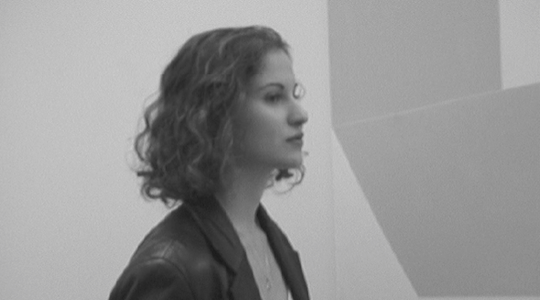
//> input picture Question 1/CA03__Q1__Image__01.png, 540 x 300 px
$ ./main   (built with g++ and OpenCV 4)
//> lines starting //> are read from the running program, lines starting //| are printed output that depends on the picture
#include <iostream>
#include <stdio.h>
#include <opencv2/opencv.hpp>
#include <opencv2/highgui.hpp>
#include <sys/time.h>
#include "x86intrin.h"

using namespace cv;
using namespace std;

int main()
{
	struct timeval start1, end1;
	struct timeval start2, end2;

	cv::Mat img1 = cv::imread("CA03__Q1__Image__01.png", IMREAD_GRAYSCALE);
//> img1: 300 rows x 540 cols, CV_8UC1; min 26, max 204, mean 150.1
	cv::Mat img2 = cv::imread("CA03__Q1__Image__02.png", IMREAD_GRAYSCALE);
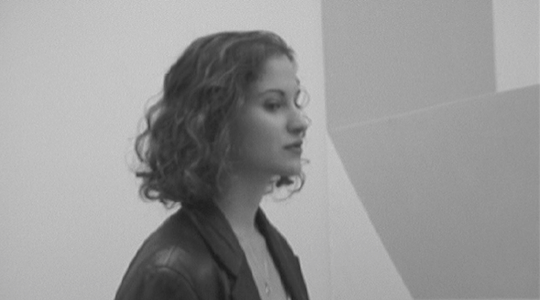
//> input picture Question 1/CA03__Q1__Image__02.png, 540 x 300 px
//> img2: 300 rows x 540 cols, CV_8UC1; min 25, max 206, mean 150.9

	unsigned int NCOLS = img1.cols;
//> NCOLS = 540
	unsigned int NROWS = img1.rows;
//> NROWS = 300

	cv::Mat out_img  (img1.rows, img1.cols, CV_8U) ;
	cv::Mat out_img2 (img1.rows, img1.cols, CV_8U) ;

	unsigned char *image1;
	unsigned char *image2;
	unsigned char *out_image;

	image1  = (unsigned char *) img1.data;
	image2  = (unsigned char *) img2.data;
	out_image = (unsigned char *) out_img.data;

	gettimeofday(&start1, NULL);
	for (int row = 0; row < NROWS; row++)
		for (int col = 0; col < NCOLS; col++)
		{
			int index = row * NCOLS + col;
			char diff = *(image1 + index) - *(image2 + index);
			if (diff < 0)
				diff = -diff;
			*(out_image + index) = diff;
		}
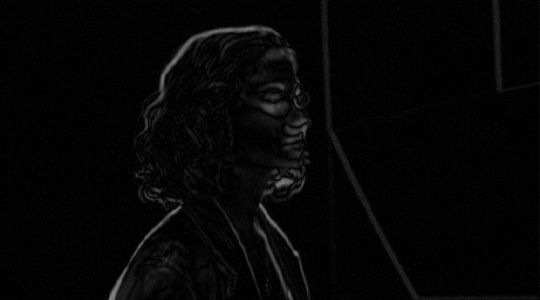
//> out_img: 300 rows x 540 cols, CV_8UC1; min 0, max 128, mean 5.3
	gettimeofday(&end1, NULL);
	long seconds1 = (end1.tv_sec - start1.tv_sec);
	long micros1 = ((seconds1 * 1000000) + end1.tv_usec) - (start1.tv_usec);

	__m128i *pSrc1;
	__m128i *pSrc2;
	__m128i *pRes;
	__m128i m1, m2, m3, m4, m5, m6;

	pSrc1 = (__m128i *) img1.data;
	pSrc2 = (__m128i *) img2.data;
	pRes = (__m128i *) out_img2.data;

	gettimeofday(&start2, NULL);
	m4 = _mm_set1_epi8 ((unsigned char) 0X00);
	for (int i = 0; i < NROWS; i++)
		for (int j = 0; j < NCOLS / 16; j++)
		{
			m1 = _mm_loadu_si128(pSrc1 + i * NCOLS/16 + j) ;
			m2 = _mm_loadu_si128(pSrc2 + i * NCOLS/16 + j) ;
			m3 = _mm_sub_epi8 (m1, m2);
			m5 = _mm_sub_epi8 (m4, m3);
			m6 = _mm_max_epi8 (m3, m5);
			_mm_storeu_si128 (pRes + i * NCOLS/16 + j, m6);
		}
	gettimeofday(&end2, NULL);
	long seconds2 = (end2.tv_sec - start2.tv_sec);
	long micros2 = ((seconds2 * 1000000) + end2.tv_usec) - (start2.tv_usec);

	float speedup = (float) (seconds1*1000000 + micros1) / (float) (seconds2*1000000 + micros2);

	// [4 lines of commented-out code are left out]
	cv::namedWindow( "Serial output", cv::WINDOW_AUTOSIZE );
	cv::imshow( "Serial output", out_img );
	cv::namedWindow( "Parallel output", cv::WINDOW_AUTOSIZE );
	cv::imshow( "Parallel output", out_img2 );

	printf("Serial Run time = %ld seconds and %ld micro seconds\n\n",seconds1, micros1);
	printf("Parallel Run time = %ld seconds and %ld micro seconds\n\n",seconds2, micros2);
	printf ("Speedup = %4.2f\n", speedup);

	waitKey(0);

    return 0;
}
